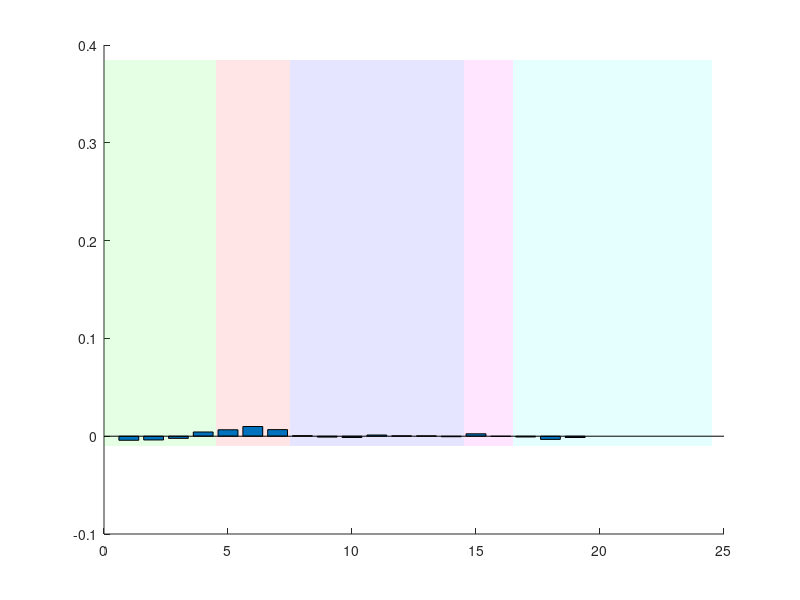

Source code (MATLAB): (Note: this script raises an error after producing the figure.)
%% Plot Fig. 3c
clear; clc;

cd '~/Desktop/Ayaka/Mooney_PriorInvariance/InvarianceMap_fmri/Plot_sourcedata/Fig3/'

load('upperceiling.mat');
load('lowerceiling.mat');
load('mean_vals.mat');
load('var_vals.mat');
roinames = {'V1' 'V2' 'V3' 'V4'...
    'LO1' 'LO2' 'FG'...
    'IPS0' 'IPS1'...
    'IPS2' 'IPS3' 'IPS4' 'IPS5' 'SPL'...
    'FPN-F' 'FPN-P' 'DMN-P' 'DMN-PCC' 'DMN-mPFC'};

figure; set(gcf,'color','w');
hold on
p1 = patch([0 4.5 4.5 0], [max(upperceiling + 0.001) max(upperceiling+ 0.001) -0.01 -0.01], 'g','FaceAlpha',0.1,'EdgeColor', 'none');
p2 = patch([4.5 7.5 7.5 4.5], [max(upperceiling + 0.001) max(upperceiling+ 0.001) -0.01 -0.01], 'r','FaceAlpha',0.1,'EdgeColor', 'none');
p3 = patch([7.5 14.5 14.5 7.5], [max(upperceiling+ 0.001) max(upperceiling+ 0.001) -0.01 -0.01], 'b', 'FaceAlpha',0.1,'EdgeColor', 'none');
p4 = patch([14.5 16.5 16.5 14.5], [max(upperceiling+ 0.001) max(upperceiling+ 0.001) -0.01 -0.01], 'm', 'FaceAlpha',0.1,'EdgeColor', 'none');
p5 = patch([16.5 24.5 24.5 16.5], [max(upperceiling+ 0.001) max(upperceiling+ 0.001) -0.01 -0.01], 'c', 'FaceAlpha',0.1,'EdgeColor', 'none');

x = 1:length(roinames); % X values for the bars
y = mean_vals; % Height of each bar

b = bar(x, y);
barWidth = b.BarWidth;

% Min and max y values for the rectangles
yMin = lowerceiling;
yMax = upperceiling;

hold on;

b = bar(x, y);
b.FaceColor = [0.4660 0.6740 0.1880];
b.EdgeColor = [0.4660 0.6740 0.1880];
h = errorbar(mean_vals,var_vals,'.');
h.Color = 'k'; h.LineWidth = 2;

roivals=1:length(roinames);
xlim([0 24]);
ylim([-0.01 0.017]);
ylabel('Spearmans rho');

set(gca,'XTickLabel',roinames, 'xtick',1:numel(roinames));
xtickangle(45);
ax = gca;
ax.FontSize = 15;
